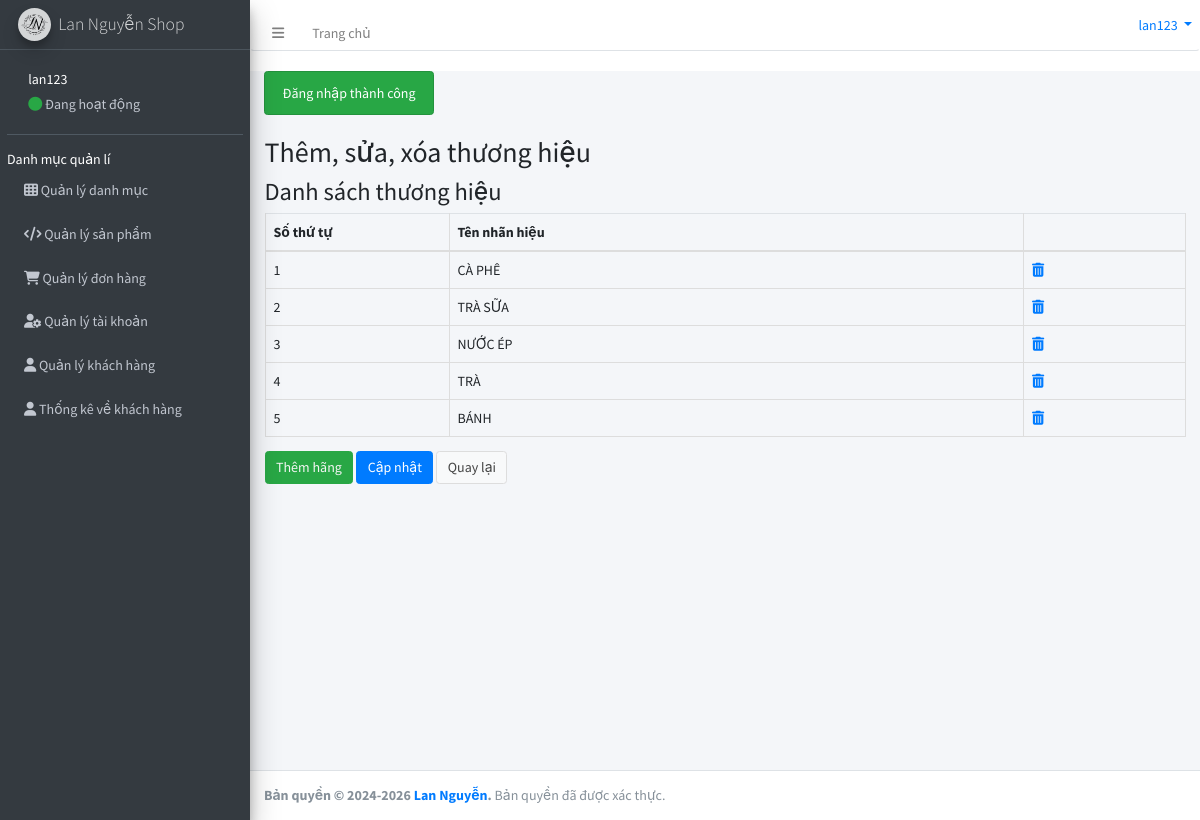
Page /backend/index.php?controller=product&action=brands (signed in) on the committed database.
### tables this page shows
CREATE TABLE `brands` (
  `id` int(11) NOT NULL,
  `name` varchar(255) NOT NULL COMMENT 'Tên hãng'
);

### backend/controllers/Controller.php (called while the page is built, shortened)
<?php
class Controller
{
    public function view($file, $variables = []){
        extract($variables);
        require_once "$file";
        $render_view = ob_get_clean();
        return $render_view;
    }
}

### backend/controllers/ProductController.php (called while the page is built, shortened)
<?php
require_once "controllers/Controller.php";
require_once "models/Product.php";
class ProductController extends Controller {
    public function brands() {
        $product_model = new Product();
        $brands = $product_model->getAllBrands();
        $this->content = $this->view('views/products/brands.php', [
            'brands' => $brands
        ]);
        require_once 'views/layouts/main.php';
    }
}

### backend/index.php (called while the page is built, shortened)
<?php
$action = isset($_GET['action']) ? $_GET['action'] : 'index';
$object = new $controller();
$object->$action();

### backend/models/Model.php (called while the page is built, shortened)
<?php
class Model
{
    public function __construct()
    {
        $this->connection = $this->getConnection();
    }
    public function getConnection(){
        try {
            $connection = new PDO(DB_DSN, DB_USERNAME, DB_PASSWORD);
        } catch (PDOException $e) {
            die("Kết nối CSDL thất bại: " . $e->getMessage());
        }
        return $connection;
    }
}

### backend/models/Product.php (called while the page is built, shortened)
<?php
require_once 'models/Model.php';
class Product extends Model
{
    public function getAllBrands($param = []){
        $obj_select = $this->connection->prepare("SELECT * FROM brands");
        $obj_select->execute();
        $brands = $obj_select->fetchAll(PDO::FETCH_ASSOC);
        return $brands;
    }
}

### backend/views/products/brands.php (the view)
<h2>Thêm, sửa, xóa thương hiệu</h2>
<h3>Danh sách thương hiệu</h3>
<form action="" method="post" class="brands-form">
    <table class="table table-bordered brand-list-table">
        <thead>
            <tr>
                <th>Số thứ tự</th>
                <th>Tên nhãn hiệu</th>
                <th></th>
            </tr>
        </thead>
        <tbody>
        <?php if (!empty($brands)):?>
            <?php foreach ($brands as $brand):?>
                <tr>
                    <td><?= $brand['id']?></td>
                    <td><?= $brand['name']?></td>
                    <td>
                        <a title="Xóa hãng"
                           href="index.php?controller=product&action=delete_brand&brand_id=<?= $brand['id']?>"
                           onclick="return confirm('Are you sure delete?')"
                        <i class="fa fa-trash"></i>
                        </a>
                    </td>
                </tr>
            <?php endforeach;?>
        <?php endif;?>
        </tbody>
    </table>
    <div class="form-group">
        <a class="btn btn-success btn-create-brand">Thêm hãng</a>
        <input type="submit" name="submit" value="Cập nhật" class="btn btn-primary"/>
        <a href="index.php?controller=product&action=index" class="btn btn-default">Quay lại</a>
    </div>
</form>

### backend/assets/css/style.css (style rules this page uses)
:root { --font-size-main: 14px; --main-color: #0a0a0a; --color-white: #f5f5f5; --color-red: #f81610; }
html, body { font-size: var(--font-size-main); }
.brand-list-table tr th:first-child, .brand-list-table tr td:first-child { width: 20%; }
.brands-form .btn-create-brand { color: var(--color-white); }

### rows in the picture
brands: id "1", name "CÀ PHÊ"
brands: id "2", name "TRÀ SỮA"
brands: id "3", name "NƯỚC ÉP"
brands: id "4", name "TRÀ"
brands: id "5", name "BÁNH"

### other values in the picture
$username "lan123"
$_SESSION['success'] "Đăng nhập thành công"
